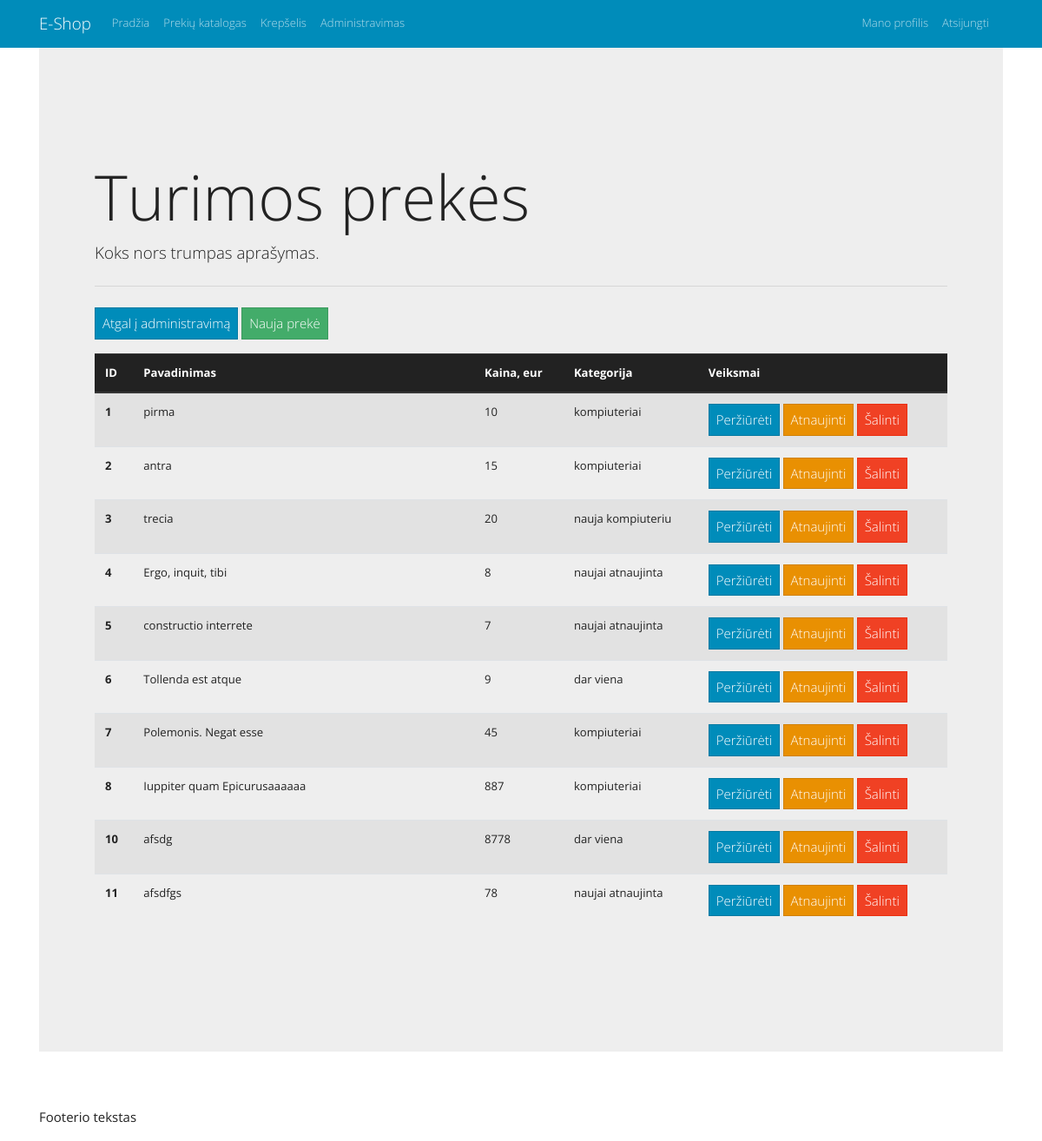
The page /views/admin/products/index.php (signed in) on the database its author committed.
### tables this page shows
CREATE TABLE `products` (
  `id` int(10) UNSIGNED NOT NULL,
  `title` varchar(45) NOT NULL,
  `description` longtext,
  `price` decimal(10,0) NOT NULL,
  `category_id` int(10) UNSIGNED NOT NULL
);

CREATE TABLE `categories` (
  `id` int(10) UNSIGNED NOT NULL,
  `title` varchar(45) NOT NULL,
  `description` longtext,
  `parent_category_id` int(10) UNSIGNED NOT NULL DEFAULT '0'
);

### views/admin/products/index.php (the view, shortened to what this page needs)
<?php include("../../../header.php"); ?>
<h1 class="display-3">Turimos prekės</h1>
<p class="lead">Koks nors trumpas aprašymas.</p>
<hr class="my-4">
<p>
    <a href="../index.php" class="btn btn-primary">Atgal į administravimą</a>
    <a href="new.php" class="btn btn-success">Nauja prekė</a>
</p>
<?php
$sql = "SELECT products.id, products.title, products.description, products.price, products.category_id, categories.title AS category
        FROM products
        LEFT JOIN categories ON products.category_id = categories.id";
$result = $conn->query($sql);
if ($result->num_rows > 0) {
    ?>
    <table class="table table-striped table-hover">
        <thead class="thead-dark">
            <tr>
                <th scope="col">ID</th>
                <th scope="col">Pavadinimas</th>
                <th scope="col">Kaina, eur</th>
                <th scope="col">Kategorija</th>
                <th scope="col">Veiksmai</th>
            </tr>
        </thead>
        <tbody>
    <?php
    while($product = $result->fetch_assoc()) {
        ?>
            <tr>
                <th scope="row"><?php echo $product['id']; ?></th>
                <td scope="row" style="width: 40%"><?php echo $product["title"]; ?></td>
                <td scope="row"><?php echo $product["price"]; ?></td>
                <td scope="row"><?php echo $product["category"]; ?></td>
                <td scope="row">
                    <a href="view.php?id=<?php echo $product["id"]; ?>" class="btn btn-primary">Peržiūrėti</a>
                    <a href="edit.php?id=<?php echo $product["id"]; ?>" class="btn btn-warning">Atnaujinti</a>
                    <a href="delete.php?id=<?php echo $product["id"]; ?>" class="btn btn-danger">Šalinti</a>
                </td>
            </tr>
        <?php
    }
    ?>
        </tbody>
    </table>
    <?php
} else {
    echo '<div class="row"><p>Nieko nėra.</p></div>';
}
?>
<?php include("../../../footer.php"); ?>

### rows shown on the page
products: id "1", title "pirma", price "10", category.title "kompiuteriai"
products: id "2", title "antra", price "15", category.title "kompiuteriai"
products: id "3", title "trecia", price "20", category.title "nauja kompiuteriu"
products: id "4", title "Ergo, inquit, tibi", price "8", category.title "naujai atnaujinta"
products: id "5", title "constructio interrete", price "7", category.title "naujai atnaujinta"
products: id "6", title "Tollenda est atque", price "9", category.title "dar viena"
products: id "7", title "Polemonis. Negat esse", price "45", category.title "kompiuteriai"
products: id "8", title "Iuppiter quam Epicurusaaaaaa", price "887", category.title "kompiuteriai"
products: id "10", title "afsdg", price "8778", category.title "dar viena"
products: id "11", title "afsdfgs", price "78", category.title "naujai atnaujinta"
